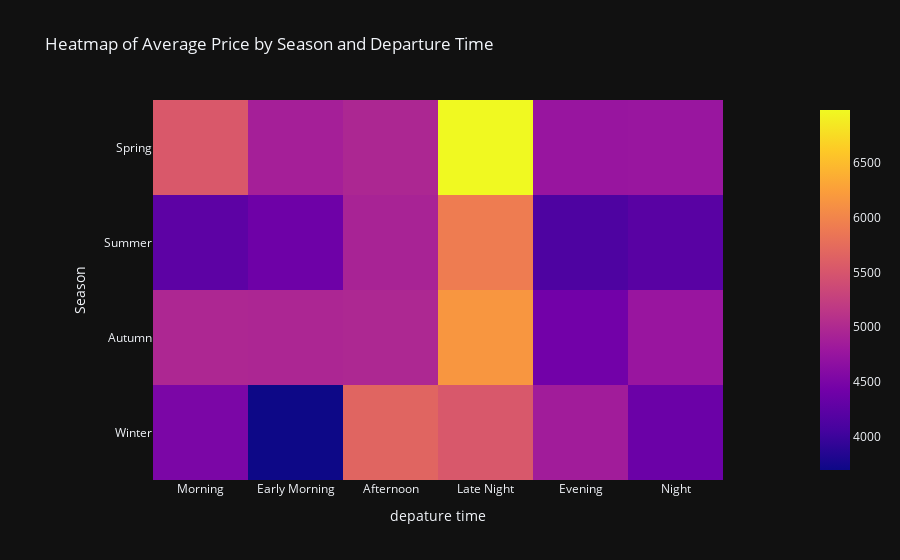

This figure's notebook cell:
### Code cell
# Assuming your DataFrame is named 'data'
fig = px.imshow(data.groupby(['Season', 'depature time'])['Price'].mean().unstack(), 
                x=data['depature time'].unique(),
                y=data['Season'].unique(),
                title='Heatmap of Average Price by Season and Departure Time',
                template='plotly_dark')

fig.show()

### Figure 1 — Plotly figure (JSON) as saved in the notebook; plotly's stock layout.template omitted (floating-point values rounded to 4 significant figures)
{"data": [{"coloraxis": "coloraxis", "hovertemplate": "depature time: %{x}<br>Season: %{y}<br>color: %{z}<extra></extra>", "name": "0", "type": "heatmap", "x": ["Morning", "Early Morning", "Afternoon", "Late Night", "Evening", "Night"], "xaxis": "x", "y": ["Spring", "Summer", "Autumn", "Winter"], "yaxis": "y", "z": [[5532.0, 4886.0, 4970.0, 6985.0, 4757.0, 4767.0], [4248.0, 4393.0, 4925.0, 5915.0, 4122.0, 4216.0], [4976.0, 4963.0, 4979.0, 6165.0, 4422.0, 4761.0], [4503.0, 3692.0, 5669.0, 5527.0, 4847.0, 4367.0]]}], "layout": {"coloraxis": {"colorscale": [[0, "#0d0887"], [0.1111, "#46039f"], [0.2222, "#7201a8"], [0.3333, "#9c179e"], [0.4444, "#bd3786"], [0.5556, "#d8576b"], [0.6667, "#ed7953"], [0.7778, "#fb9f3a"], [0.8889, "#fdca26"], [1, "#f0f921"]]}, "title": {"text": "Heatmap of Average Price by Season and Departure Time"}, "xaxis": {"anchor": "y", "constrain": "domain", "domain": [0, 1], "scaleanchor": "y", "title": {"text": "depature time"}}, "yaxis": {"anchor": "x", "autorange": "reversed", "constrain": "domain", "domain": [0, 1], "title": {"text": "Season"}}}}
